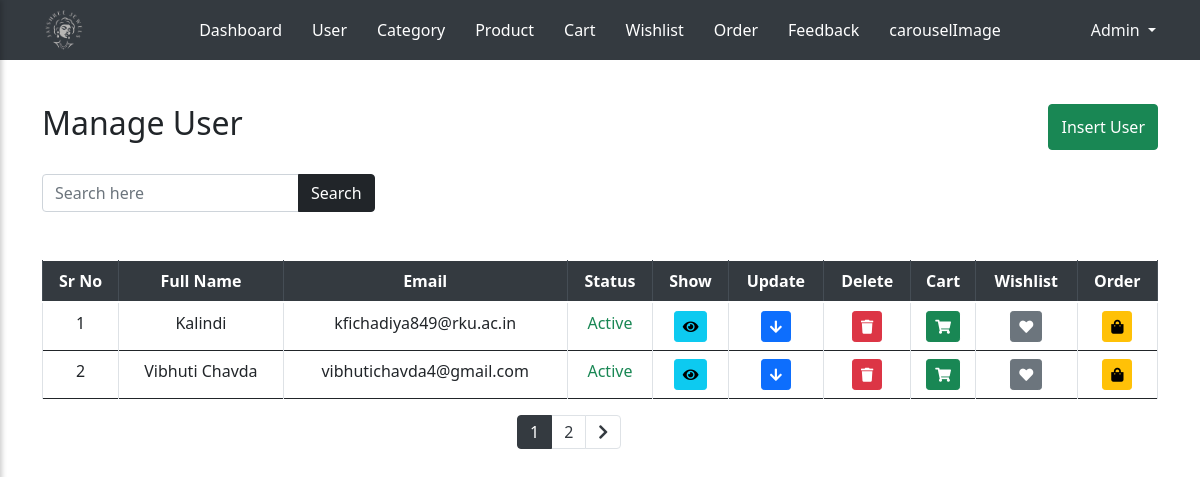
The page /admin/user.php on the database as committed earlier.
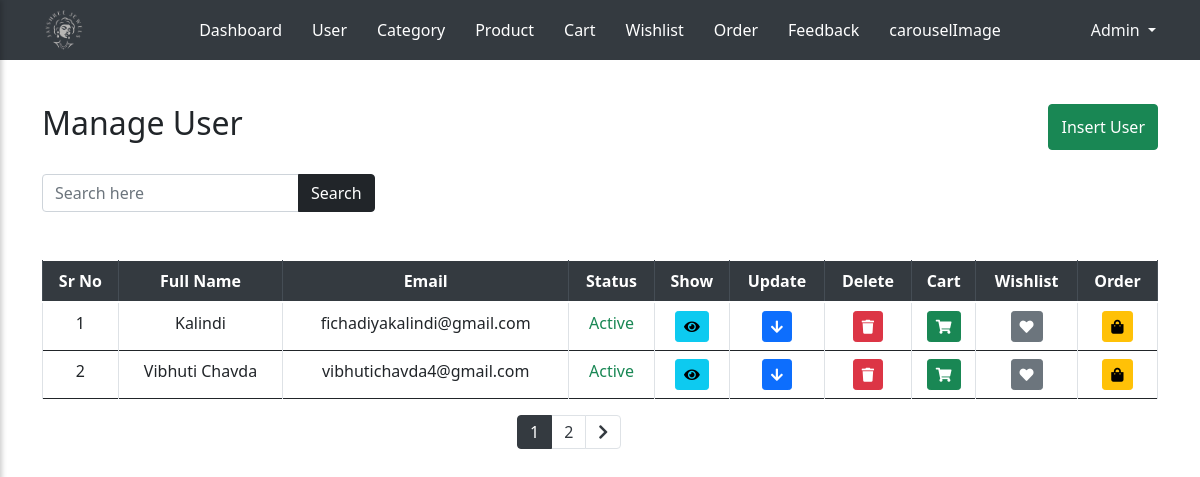
The same page on the database as committed later.
### tables this page shows
CREATE TABLE `user_tbl` (
  `u_id` int(5) NOT NULL,
  `u_fullname` varchar(100) NOT NULL,
  `u_gender` varchar(10) NOT NULL,
  `u_email` varchar(100) NOT NULL,
  `u_mobile` varchar(10) NOT NULL,
  `u_address` varchar(500) NOT NULL,
  `u_city` varchar(30) NOT NULL,
  `u_state` varchar(30) NOT NULL,
  `u_pincode` varchar(6) NOT NULL,
  `u_password` varchar(12) NOT NULL,
  `u_image` varchar(200) NOT NULL,
  `u_status` varchar(20) NOT NULL,
  `u_role` varchar(10) NOT NULL
);

### admin/user.php (the view, shortened to what this page needs)
<?php
include_once 'header.php';
?>
<div class="container mt-5 pt-2">
    <div class="row mt-5 mb-4">
        <div class="col-12 col-md-6 d-flex justify-content-center justify-content-md-start mb-2 mb-md-0">
            <h2 class="text-center text-md-left">Manage User</h2>
        </div>
        <div class="col-12 col-md-6 d-flex justify-content-center justify-content-md-end">
            <button id="toggleFormBtnI" class="btn btn-success">Insert User</button>
        </div>
    </div>
    <div class="d-flex justify-content-between align-items-center mb-3">
        <form method="GET" action="" class="d-flex align-items-center">
            <div class="input-group">
                <input type="text" name="search" class="form-control" placeholder="Search here"
                    value="<?php echo isset($_GET['search']) ? $_GET['search'] : ''; ?>">
                <div class="input-group-append">
                    <button class="btn btn-dark" type="submit">Search</button>
                </div>
            </div>
        </form>
    </div>
    <div class="row mt-5">
        <div class="col-12">
            <div class="table-responsive">
                <table class="table table-bordered text-center align-middle">
                    <thead class="thead-dark">
                        <tr>
                            <th scope="col">Sr No</th>
                            <th scope="col">Full Name</th>
                            <th scope="col">Email</th>
                            <th scope="col">Status</th>
                            <th scope="col">Show</th>
                            <th scope="col">Update</th>
                            <th scope="col">Delete</th>
                            <th scope="col">Cart</th>
                            <th scope="col">Wishlist</th>
                            <th scope="col">Order</th>
                        </tr>
                    </thead>
                    <tbody>
                        <?php
                        $search = isset($_GET['search']) ? $_GET['search'] : '';
                        $search_query = '';
                        $q = "SELECT * FROM user_tbl $search_query";
                        $result = mysqli_query($con, $q);
                        $total_records = mysqli_num_rows($result);
                        $records_per_page = 2;
                        $total_pages = ceil($total_records / $records_per_page);
                        $page = isset($_GET['page']) ? $_GET['page'] : 1;
                        $start_from = ($page - 1) * $records_per_page;
                        $q = "SELECT * FROM user_tbl $search_query LIMIT $start_from, $records_per_page";
                        $result = mysqli_query($con, $q);
                            while ($r = mysqli_fetch_assoc($result)) {
                            ?>
                            <tr>
                                <td><?php echo $r['u_id']; ?></td>
                                <td><?php echo $r['u_fullname']; ?></td>
                                <td><?php echo $r['u_email']; ?></td>
                                <td><span class="status-text text-success"><?php echo $r['u_status']; ?></span></td>
                                <td>
                                    <button class="btn btn-info btn-sm show-btn"
                                        data-target="#detailRow<?php echo $r['u_id']; ?>"><i
                                            class="fas fa-eye"></i></button>
                                </td>
                                <td>
                                    <button class="btn btn-primary btn-sm update-btn"
                                        data-target-update="#updateRow<?php echo $r['u_id']; ?>">
                                        <i class="fas fa-arrow-down "></i></button>
                                </td>
                                <td>
                                    <button class="btn btn-danger btn-sm"><i class="fas fa-trash"></i></button>
                                </td>
                                <td>
                                    <button class="btn btn-success btn-sm"><i class="fas fa-shopping-cart"></i></button>
                                </td>
                                <td>
                                    <button class="btn btn-secondary btn-sm"><i class="fas fa-heart"></i></button>
                                </td>
                                <td>
                                    <button class="btn btn-warning btn-sm"><i class="fas fa-shopping-bag"></i></button>
                                </td>
                            </tr>
                            <?php
                        }
                        ?>
                    </tbody>
                </table>
            </div>
            <div class="row">
                <div class="col-md-5"></div>
                <nav class="col-md-2">
                    <ul class="pagination">
                        <?php
                        for ($i = 1; $i <= $total_pages; $i++) {
                            echo "<li class='page-item " . ($i == $page ? 'active' : '') . "'><a class='page-link' href='?page=" . $i . "&search=" . $search . "'>" . $i . "</a></li>";
                        }
                        if ($page < $total_pages) {
                            echo "<li class='page-item'><a class='page-link' href='?page=" . ($page + 1) . "&search=" . $search . "'><i class='fa fa-chevron-right'></i></a></li>";
                        }
                        ?>
                    </ul>
                </nav>
                <div class="col-md-5"></div>
            </div>
        </div>
    </div>
    </body>
    </html>

### admin/header.php (shortened to what this page needs)
<!DOCTYPE html>
<html lang="en">
<head>
    <link rel="stylesheet" href="https://cdnjs.cloudflare.com/ajax/libs/font-awesome/5.15.4/css/all.min.css">
    <link rel="stylesheet" href="https://stackpath.bootstrapcdn.com/bootstrap/4.5.2/css/bootstrap.min.css">
    <link rel="stylesheet" href="../css/admin_style.css">
    <link rel="stylesheet" href="../css/bootstrap.min.css">
</head>
<body>
    <div class="header">
        <div class="header-left ml-4">
            <a href="index.php" class="logo">
                <img src="../images/logo.png" alt="Jayshree Jewels Logo" class="logo-img">
            </a>
        </div>
        <div class="header-middle">
            <nav>
                <ul class="nav-links">
                    <li><a href="index.php">Dashboard</a></li>
                    <li><a href="user.php">User</a></li>
                    <li><a href="category.php">Category</a></li>
                    <li><a href="product.php">Product</a></li>
                    <li><a href="cart.php">Cart</a></li>
                    <li><a href="wishlist.php">Wishlist</a></li>
                    <li><a href="order.php">Order</a></li>
                    <li><a href="feedback.php">Feedback</a></li>
                    <li><a href="carouselimage.php">carouselImage</a></li>
                </ul>
            </nav>
        </div>
        <div class="header-right mr-4">
            <div class="dropdown">
                <a class="text-light dropdown-toggle" href="#" id="adminDropdown" role="button"
                    data-bs-toggle="dropdown" aria-expanded="false">
                    Admin
                </a>
            </div>
        </div>
    </div>

### css/admin_style.css (style rules this page uses)
.header { width: 100%; background-color: #343a40; color: #fff; padding: 10px 20px; display: flex; justify-content: space-between; align-items: center; height: 60px; position: fixed; top: 0; left: 0; z-index: 1000; }
.header-left { flex: 1; display: flex; align-items: center; }
.header-middle { flex: 2; display: flex; justify-content: center; }
.header-right { flex: 1; display: flex; justify-content: flex-end; align-items: center; }
.header .logo-img { height: 40px; }
.nav-links { display: flex; list-style-type: none; margin: 0; padding: 0; }
.nav-links li { margin: 0 15px; }
.nav-links li a { color: #fff; text-decoration: none; font-size: 16px; transition: color 0.3s; }
thead { background-color: #494e53; color: #fff; }
.pagination .page-link { color: #343a40; }
.pagination .page-item.active .page-link { background-color: #343a40; border-color: #343a40; color: #fff; }

Rows that differ between the two databases and show on the page:
changed user_tbl "Kalindi": u_email "kfichadiya849@rku.ac.in" → "fichadiyakalindi@gmail.com"
